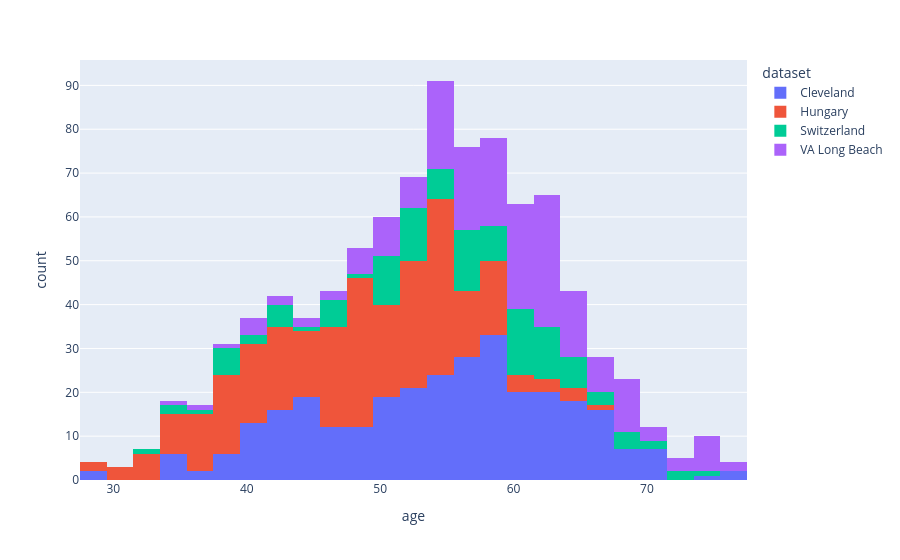

Here is the notebook cell this chart was saved with:
### Code cell
#make a plot of age column using plotly and colring this by dataset column
fig = px.histogram(data_frame=heart, x='age', color='dataset')
fig.show()
#histogram needs data_frame not data

print(f'Mean of the Dataset: {heart.groupby('dataset')['age'].mean()}')
print('**'*8)
print(f'Median of the Dataset: {heart.groupby('dataset')['age'].median()}')
print('**'*8)
print(f'Mode of the Dataset: {heart.groupby('dataset')['age'].agg(pd.Series.mode)}')
#there is no mode T-T using mode from pd.Series

### Figure 1 — Plotly figure (JSON) as saved in the notebook; plotly's stock layout.template omitted (floating-point values rounded to 4 significant figures; data arrays with more than 128 entries replaced by an {"elided": "..."} marker saying what was removed)
{"data": [{"bingroup": "x", "hovertemplate": "dataset=Cleveland<br>age=%{x}<br>count=%{y}<extra></extra>", "legendgroup": "Cleveland", "marker": {"color": "#636efa", "pattern": {"shape": ""}}, "name": "Cleveland", "orientation": "v", "showlegend": true, "type": "histogram", "x": {"elided": "304 int values"}, "xaxis": "x", "yaxis": "y"}, {"bingroup": "x", "hovertemplate": "dataset=Hungary<br>age=%{x}<br>count=%{y}<extra></extra>", "legendgroup": "Hungary", "marker": {"color": "#EF553B", "pattern": {"shape": ""}}, "name": "Hungary", "orientation": "v", "showlegend": true, "type": "histogram", "x": {"elided": "293 int values"}, "xaxis": "x", "yaxis": "y"}, {"bingroup": "x", "hovertemplate": "dataset=Switzerland<br>age=%{x}<br>count=%{y}<extra></extra>", "legendgroup": "Switzerland", "marker": {"color": "#00cc96", "pattern": {"shape": ""}}, "name": "Switzerland", "orientation": "v", "showlegend": true, "type": "histogram", "x": [32, 34, 35, 36, 38, 38, 38, 38, 38, 38, 40, 41, 42, 42, 43, 43, 43, 45, 46, 46, 47, 47, 47, 47, 48, 50, 50, 50, 50, 51, 51, 51, 51, 51, 51, 51, 52, 52, 52, 52, 53, 53, 53, 53, 53, 53, 53, 53, 54, 54, 54, 55, 55, 55, 55, 56, 56, 56, 56, 56, 56, 56, 56, 57, 57, 57, 57, 57, 57, 58, 58, 58, 59, 59, 59, 59, 59, 60, 60, 60, 60, 60, 60, 61, 61, 61, 61, 61, 61, 61, 61, 61, 62, 62, 62, 62, 62, 62, 62, 63, 63, 63, 63, 63, 64, 64, 64, 65, 65, 65, 65, 66, 66, 67, 68, 68, 69, 69, 70, 70, 72, 73, 74], "xaxis": "x", "yaxis": "y"}, {"bingroup": "x", "hovertemplate": "dataset=VA Long Beach<br>age=%{x}<br>count=%{y}<extra></extra>", "legendgroup": "VA Long Beach", "marker": {"color": "#ab63fa", "pattern": {"shape": ""}}, "name": "VA Long Beach", "orientation": "v", "showlegend": true, "type": "histogram", "x": {"elided": "199 int values"}, "xaxis": "x", "yaxis": "y"}], "layout": {"barmode": "relative", "legend": {"title": {"text": "dataset"}, "tracegroupgap": 0}, "margin": {"t": 60}, "xaxis": {"anchor": "y", "domain": [0, 1], "title": {"text": "age"}}, "yaxis": {"anchor": "x", "domain": [0, 1], "title": {"text": "count"}}}}
